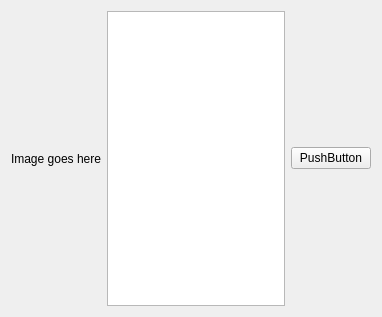
<?xml version="1.0" encoding="UTF-8"?>
<ui version="4.0">
 <class>Widget</class>
 <widget class="QWidget" name="Widget">
  <property name="geometry">
   <rect>
    <x>0</x>
    <y>0</y>
    <width>382</width>
    <height>317</height>
   </rect>
  </property>
  <property name="windowTitle">
   <string>Widget</string>
  </property>
  <layout class="QHBoxLayout" name="horizontalLayout">
   <item>
    <widget class="QLabel" name="imgOutput">
     <property name="sizePolicy">
      <sizepolicy hsizetype="Expanding" vsizetype="Expanding">
       <horstretch>0</horstretch>
       <verstretch>0</verstretch>
      </sizepolicy>
     </property>
     <property name="text">
      <string>Image goes here</string>
     </property>
    </widget>
   </item>
   <item>
    <widget class="QPlainTextEdit" name="imgDebug"/>
   </item>
   <item>
    <widget class="QPushButton" name="stopButton">
     <property name="text">
      <string>PushButton</string>
     </property>
    </widget>
   </item>
  </layout>
 </widget>
 <layoutdefault spacing="6" margin="11"/>
 <resources/>
 <connections/>
</ui>
